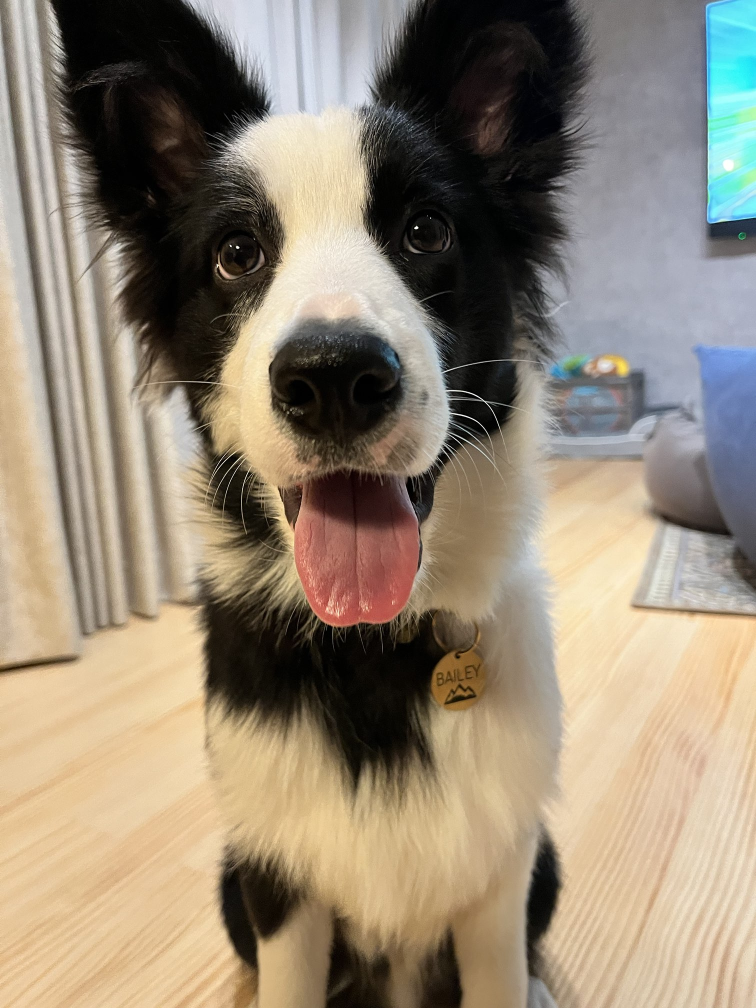
#> input picture 3d/photos/bailey_tongue2.jpg, 1512 x 2016 px (shown at 1/2 size)
$ python make_bailey_album.py photos/bailey_front2.jpg
#> lines starting #> are read from the running program, lines starting #| are printed output that depends on the picture; after the words box and inside, x2 and y2 are one past the last pixel; in counts of white or black regions, pixels touching at a corner belong together
### 3d/make_bailey_penholder.py
"""ベイリーの写真入りペン立て — Bambu Lab A1 mini + AMS lite で1回印刷。

正面写真から、黒い毛・鼻・口・目（と舌のピンク）をそのまま写し取り、
白い本体の正面に面一ではめ込む。白い毛は本体の白がそのまま見える。中の仕切りはなし。

写真は4種類:
  tongue … photos/bailey_front2.jpg（舌ぺろ。白・黒・ピンクの3色）
  puppy  … photos/bailey_puppy.jpg（子犬のころ。白・黒の2色。背景・リードは除く）
  okaeri … photos/bailey_okaeri.jpg（帰宅したときに飛びついてくる「おかえり」。白・黒・ピンク。ズボンは除く）
  ears   … photos/bailey_ears.jpg（耳まで写った正面。白・黒・ピンク。耳は箱の縁から上に飛び出す）
  ears_in … 同じ写真で、耳まで箱の正面に収めた版（飛び出さない）
  puppy_green … 子犬の写真を深緑の本体で。白い毛は白ではめ込み、犬のまわりに白いフチ（緑・白・黒の3色）

中は真ん中の仕切りで左右2部屋。仕切りは縁より 10mm 低い。

印刷の向きを2通り用意する（<name> は bailey_penholder / _puppy / _okaeri / _ears / _ears_in / _puppy_green）:
  <name>_facedown.3mf … 【おすすめ】顔を下にして倒した向き。絵は最初の 0.8mm だけなので
                         色替えは数回。背面が天井になるので、中にサポートが必要。
  <name>.3mf          … 立てた向き。サポート不要だが、絵のある高さで毎層色替え。

使い方: python3 3d/make_bailey_penholder.py [tongue|puppy|okaeri|ears|ears_in|puppy_green]   （省略時はすべて）
"""
import os
import sys

import numpy as np
import shapely
from PIL import Image, ImageOps
from scipy import ndimage as ndi
from shapely import affinity
from shapely.geometry import Polygon
from shapely.strtree import STRtree
from skimage import measure, morphology

HERE = os.path.dirname(os.path.abspath(__file__))
sys.path.insert(0, os.path.join(HERE, "ittetsu"))
from make_bailey import extrude  # noqa: E402
from make_pencase import write_3mf  # noqa: E402

OUT = os.path.join(HERE, "out")
PHOTO = os.path.join(HERE, "photos", "bailey_front2.jpg")
PUPPY = os.path.join(HERE, "photos", "bailey_puppy.jpg")
OKAERI = os.path.join(HERE, "photos", "bailey_okaeri.jpg")
EARS = os.path.join(HERE, "photos", "bailey_ears.jpg")

# ---- 本体 (mm)。仕切りなしの四角いペン立て
W, D, H = 90.0, 75.0, 100.0
WALL, FRONT, FLOOR = 2.4, 2.8, 2.4   # 正面ははめ込みの分だけ厚め
CORNER = 3.0                         # 角の丸み（小さめにして正面の平らな幅を広く取る）
INLAY = 0.8                          # 絵のはめ込み深さ
DIV = 2.0                            # 真ん中の仕切りの厚み
DIV_TOP = H - 10.0                   # 仕切りの高さ（縁より低くして物を取りやすく）

# ---- 絵（舌ぺろの写真）
ART_W = 82.0          # 絵の幅（正面の平らな部分は W - 2*CORNER = 84mm）
CROP_BOTTOM = 1310    # 写真のこの行より下（胸・足・名札）は使わない
BLACK_T = 70          # これより暗い画素を黒い毛とみなす
# 目のまわりだけ別の基準で明るい部分（瞳の縁・光）を白に戻す: (中心x, 中心y, しきい値)
EYES = [(300, 505, 85), (690, 480, 55)]


# ---- 絵（子犬の写真）。日向と日陰で明るさが違うので、まわりの白い毛の明るさに対する比で黒を決める
PUPPY_RATIO = 0.70
PUPPY_FIT = (80.0, 90.0)   # 絵が収まる幅・高さ (mm)
# 犬のまわり（少し広め）と、除くリードの範囲（写真の画素座標）
PUPPY_OUTLINE = [(60, 330), (150, 170), (320, 120), (560, 190), (800, 200), (950, 160), (1090, 220),
                 (1150, 400), (1200, 560), (1210, 760), (1190, 1000), (1100, 1150), (960, 1230),
                 (750, 1270), (450, 1270), (330, 1120), (230, 960), (160, 760), (150, 560), (80, 420)]
PUPPY_LEASH = [(1040, 727), (1107, 715), (1300, 768), (1300, 852), (1133, 812), (1053, 800)]
PUPPY_BOTTOM = 1260        # これより下（足）は使わない
# 色付きの本体にするときの、白い毛の顔の輪郭（おでこ〜ほお〜あご。耳と横の黒い毛は写真から足す）
PUPPY_FACE = [(440, 250), (560, 235), (700, 245), (830, 255), (900, 300), (1000, 500), (1060, 700),
              (1050, 900), (990, 1060), (900, 1170), (780, 1220), (650, 1230), (520, 1200), (420, 1120),
              (340, 980), (280, 800), (250, 600), (300, 400), (380, 300)]
FUR_BORDER = 1.2           # 色付きの本体のとき、犬のまわりに付ける白いフチ (mm)


# ---- 絵（おかえりの写真）。写真の右端で顔が切れているので、絵の右端を正面の右端にそろえる
OKAERI_FIT = (82.0, 92.0)
OKAERI_T = 85              # これより暗く、青みのない画素を黒い毛とみなす（紺のズボンは青みで除く）
OKAERI_OUTLINE = [(380, 860), (560, 760), (800, 700), (1000, 640), (1180, 480), (1380, 420), (1470, 520),
                  (1500, 700), (1512, 900), (1512, 1560), (1300, 1640), (1180, 1760), (1000, 1720),
                  (900, 1560), (700, 1460), (520, 1420), (420, 1350), (380, 1200), (380, 1000)]
OKAERI_MOUTH = [(505, 1160), (560, 1120), (660, 1120), (735, 1190), (740, 1300), (690, 1360),
                (560, 1365), (500, 1300)]   # 舌を探す範囲（口の中）
# 目: (中心x, 中心y, 半径, 瞳を黒にするしきい値, 光や縁を白にするしきい値)
OKAERI_EYES = [(1070, 937, 40, 110, 150), (1207, 1285, 55, None, 26)]


# ---- 絵（耳まで写った写真）。耳は箱の縁から上に飛び出す
EARS_W = 82.0              # 頭（耳を含む）の幅
EARS_RIM_Y = 330           # 写真のこの行を箱の縁 (H) にそろえる（これより上の耳が飛び出す）
EARS_PLATE = 4.0           # 飛び出す耳の板の厚み
EARS_ROUND = 2.5           # 写真の上端で切れた耳の先を丸める半径 (mm)
EARS_EYES = [(420, 490, 85), (790, 465, 85)]   # (中心x, 中心y, 光や縁を白にするしきい値)
EARS_IN_FIT = (80.0, 92.0)  # 飛び出さない版で、耳まで含めた絵が収まる幅・高さ (mm)


# [156 lines left out: functions trace_ears, trace_okaeri, trace_tongue, mask_to_shape, trace_puppy, not called in this run]


# ---- 2回目にもらった4枚（アルバム用）。写真ごとの設定で同じ処理を使う
#   black: ("abs", しきい値) か ("ratio", まわりの白い毛の明るさに対する比)
#   outline: 犬のまわり（写真の画素座標）。None なら写真全体
#   top_max / x_max: 頭につながる黒だけ残す（かたまりの上端・左端がこれより小さいもの）
#   eyes: (中心x, 中心y, 半径, 光や縁を白にするしきい値)
PHOTO_SETS = {
    "nose": dict(path="bailey_nose.jpg", black=("abs", 60), pink=False,
                 outline=[(330, 340), (390, 310), (470, 350), (560, 420), (630, 420), (710, 400), (800, 300),
                          (870, 240), (1030, 150), (1108, 150), (1108, 1477), (390, 1477), (330, 1300),
                          (250, 1150), (170, 1000), (220, 920), (270, 840), (275, 700), (270, 560), (290, 470)],
                 eyes=[(842, 560, 55, 35)]),
    "puppy2": dict(path="bailey_puppy_cutout.png", black=("ratio", 0.62), pink=False, outline=None,
                   eyes=[(365, 437, 40, 120), (678, 476, 42, 120)]),
    "tongue2": dict(path="bailey_tongue2.jpg", black=("abs", 70), pink=True, outline=None,
                    top_max=1150, x_max=1250, eyes=[(478, 497, 55, 85), (857, 462, 60, 50)]),
    "dandelion": dict(path="bailey_dandelion.jpg", black=("abs", 70), pink=True,
                      outline=[(640, 280), (690, 210), (800, 320), (940, 190), (1040, 90), (1120, 200),
                               (1200, 400), (1260, 560), (1290, 800), (1280, 1040), (1240, 1280), (1200, 1440),
                               (660, 1440), (480, 1400), (480, 1240), (300, 1120), (230, 1000), (300, 940),
                               (440, 840), (520, 760), (580, 600), (640, 460)],
                      eyes=[]),
}
WORK_W = 1512       # どの写真もこの幅にそろえてから処理する（1画素 ≒ 0.05〜0.07mm）


def trace_set(key):
    """PHOTO_SETS の写真 → (黒, ピンク) の2値画像。"""
#> called with key = 'tongue2'
    from PIL import ImageDraw
    cfg = PHOTO_SETS[key]
    im = ImageOps.exif_transpose(Image.open(os.path.join(HERE, "photos", cfg["path"]))).convert("RGB")
#> im is the input picture: PIL image 1512x2016 RGB; mean R, G, B 147.2, 134.9, 117.1
    k = WORK_W / im.width
    if abs(k - 1) > 1e-3:
        im = im.resize((WORK_W, round(im.height * k)), Image.LANCZOS)
    rgb = np.asarray(im).astype(float)
    r, g, b = (ndi.gaussian_filter(rgb[..., i], 2) for i in range(3))
    gray = ndi.gaussian_filter(rgb.mean(axis=2), 1.3)
    hsv = np.asarray(im.convert("HSV")).astype(float)
    hue, sat, val = (ndi.gaussian_filter(hsv[..., i], 1.5) for i in range(3))
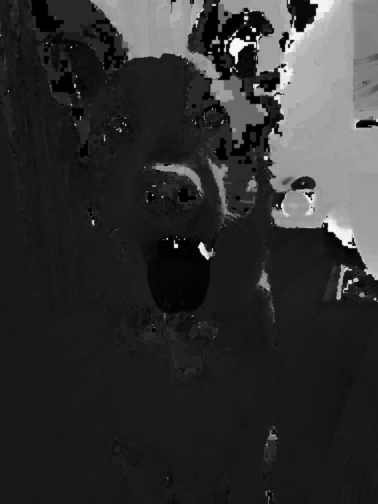
#> hue: shape (2016, 1512) float64 (shown at 1/4 size); min 0, max 252, mean 48.7
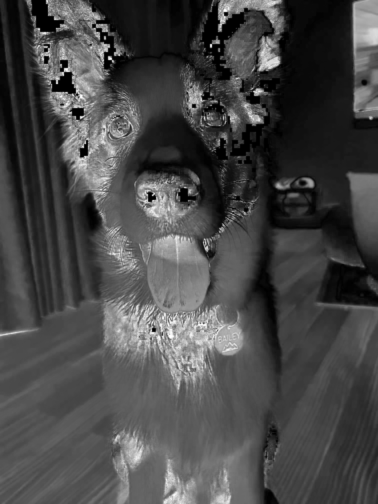
#> sat: shape (2016, 1512) float64 (shown at 1/4 size); min 0, max 255, mean 71.8
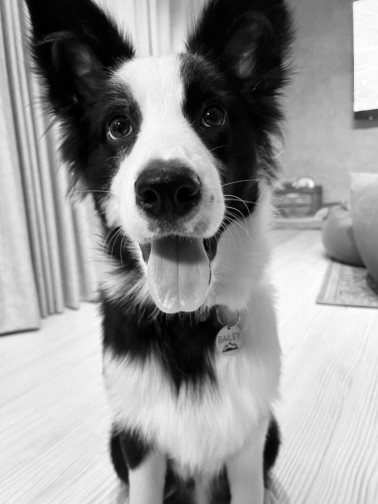
#> val: shape (2016, 1512) float64 (shown at 1/4 size); min 0.00121, max 255, mean 151.3

    dog = np.ones(gray.shape, bool)
    if cfg.get("outline"):
        m = Image.new("L", im.size, 0)
        ImageDraw.Draw(m).polygon([(x * k, y * k) for x, y in cfg["outline"]], fill=255)
        dog = np.asarray(m) > 0
    # 芝生・首輪・花など色の強いもの（暗い所は色が不安定なので、ある程度明るい所だけで判定する）
    colored = (((g > r + 12) & (g > b + 5)) & (val > 60)) | ((sat > 110) & (val > 110))
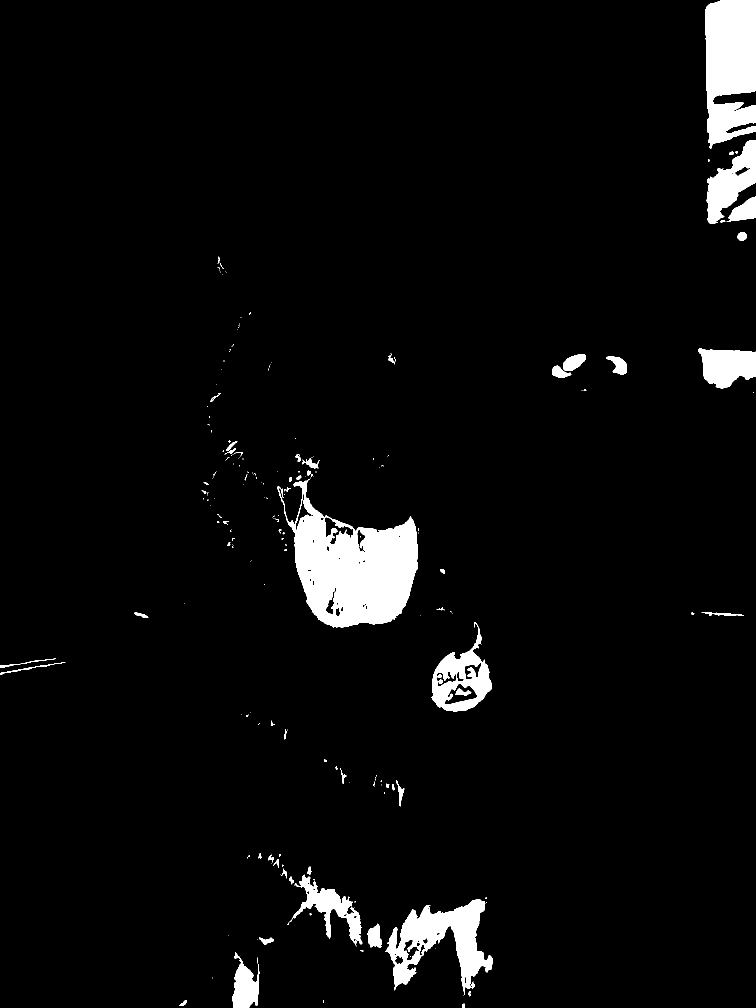
#> colored: shape (2016, 1512) bool (shown at 1/2 size); 4.2% white; 208 white regions (147 under 20 px), largest, box (x1, y1, x2, y2) and area: (555, 957, 836, 1255) 43412, (1411, 0, 1512, 298) 24850, (770, 1798, 985, 1990) 16831
    pink = np.zeros(gray.shape, bool)
    if cfg["pink"]:
        pink = ((hue > 225) | (hue < 12)) & (sat > 60) & (val > 100) & dog
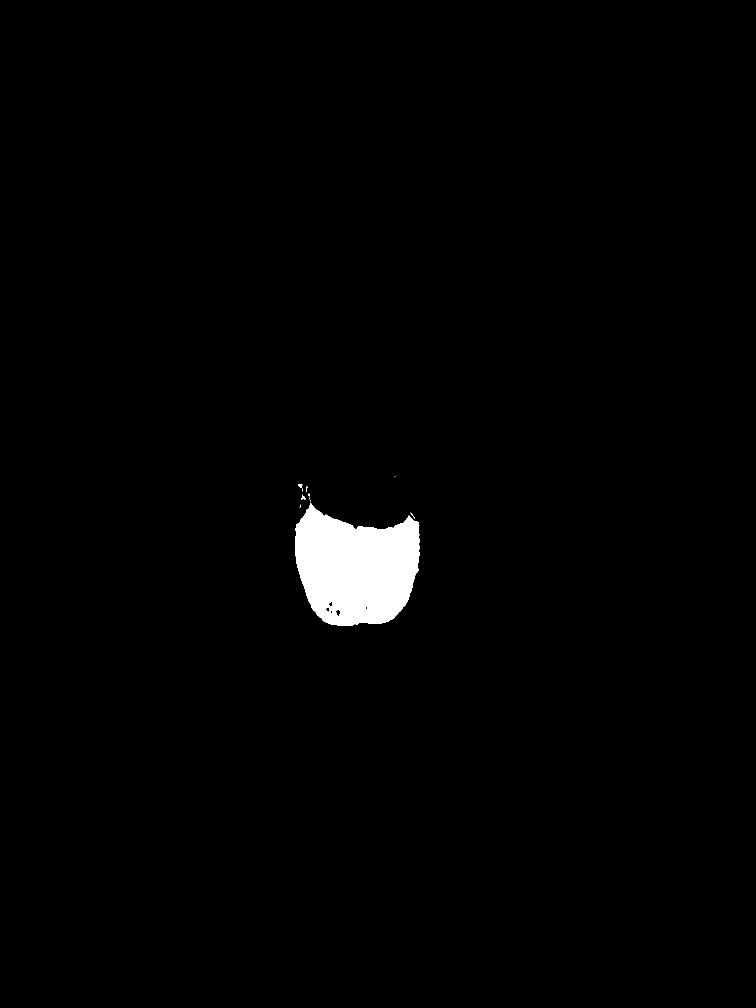
#> pink: shape (2016, 1512) bool (shown at 1/2 size); 1.5% white; 11 white regions (7 under 20 px), largest, box (x1, y1, x2, y2) and area: (591, 1005, 840, 1252) 44944, (603, 989, 611, 1000) 46, (596, 968, 605, 976) 44, (612, 973, 615, 984) 22
#> (the run stopped early here; a loop or call above may not have finished)

$ run again, with 3d/photos/bailey_nose_close.jpg copied over 3d/photos/bailey_tongue2.jpg
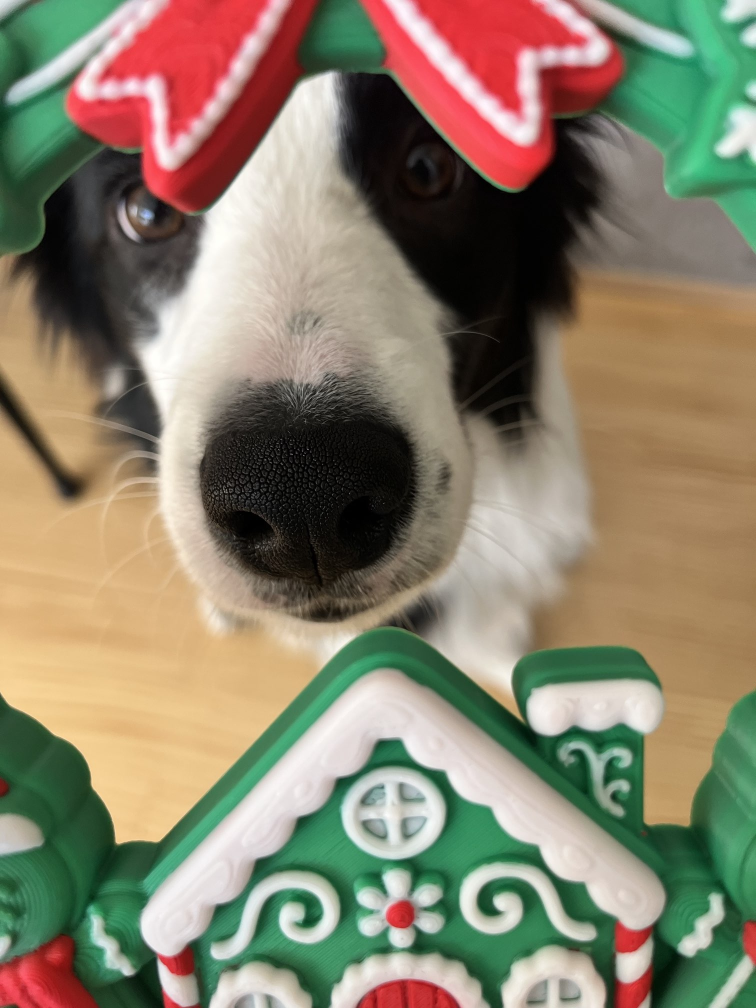
#> input picture 3d/photos/bailey_nose_close.jpg, 1512 x 2016 px (shown at 1/2 size)
#> in trace_set, im is the input picture: PIL image 1512x2016 RGB; mean R, G, B 137, 128.2, 106.8
#> in trace_set, `colored = (((g > r + 12) & (g > b + 5)) & (val > 60)) | ((sat > 110) &..`:
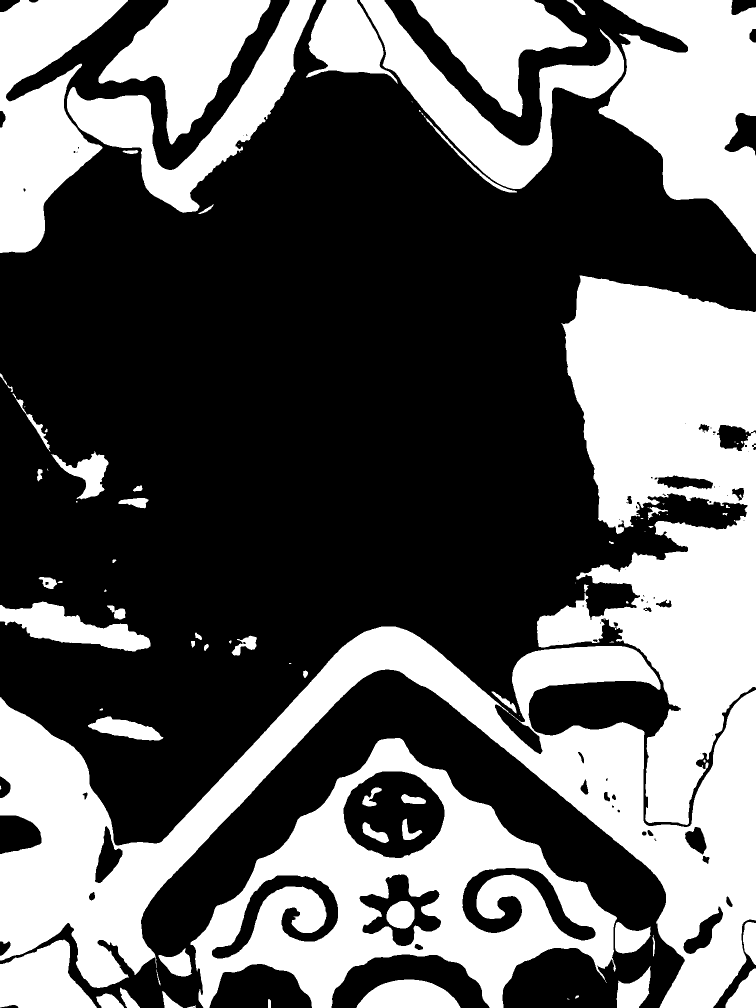
#> colored: shape (2016, 1512) bool (shown at 1/2 size); 39% white; 88 white regions (25 under 20 px), largest, box (x1, y1, x2, y2) and area: (0, 1253, 1512, 2016) 311408, (1074, 551, 1512, 1650) 263089, (381, 1476, 1234, 2016) 175296
#> in trace_set, `pink = ((hue > 225) | (hue < 12)) & (sat > 60) & (val > 100) & dog`:
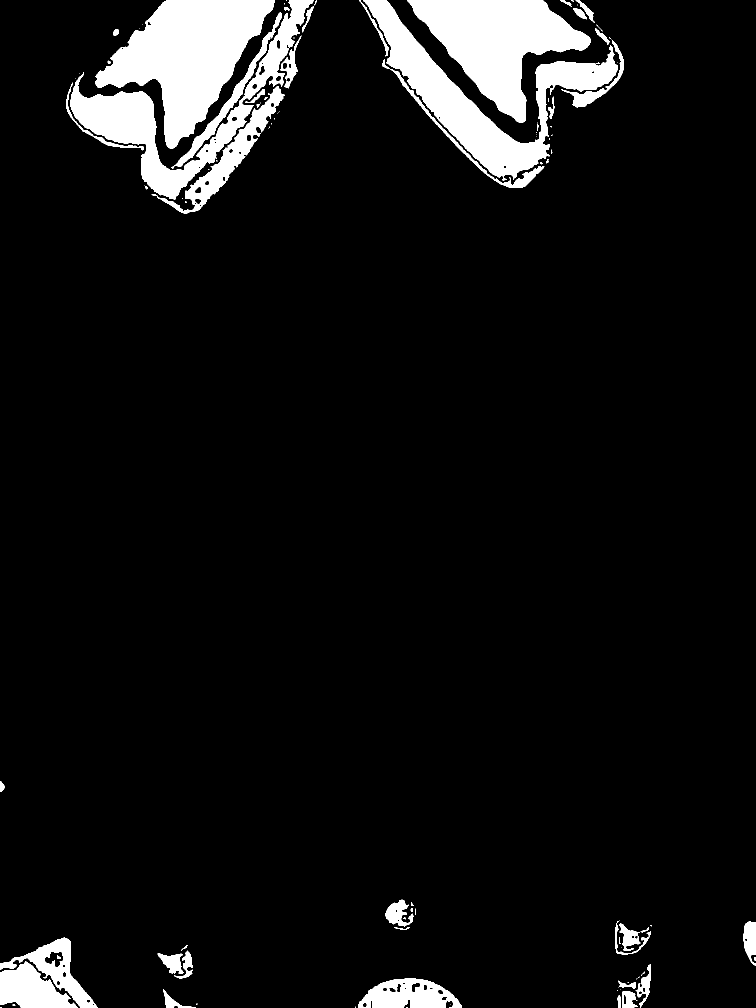
#> pink: shape (2016, 1512) bool (shown at 1/2 size); 7.3% white; 101 white regions (51 under 20 px), largest, box (x1, y1, x2, y2) and area: (190, 0, 550, 298) 50918, (814, 0, 1181, 246) 41898, (727, 0, 1236, 361) 40567
